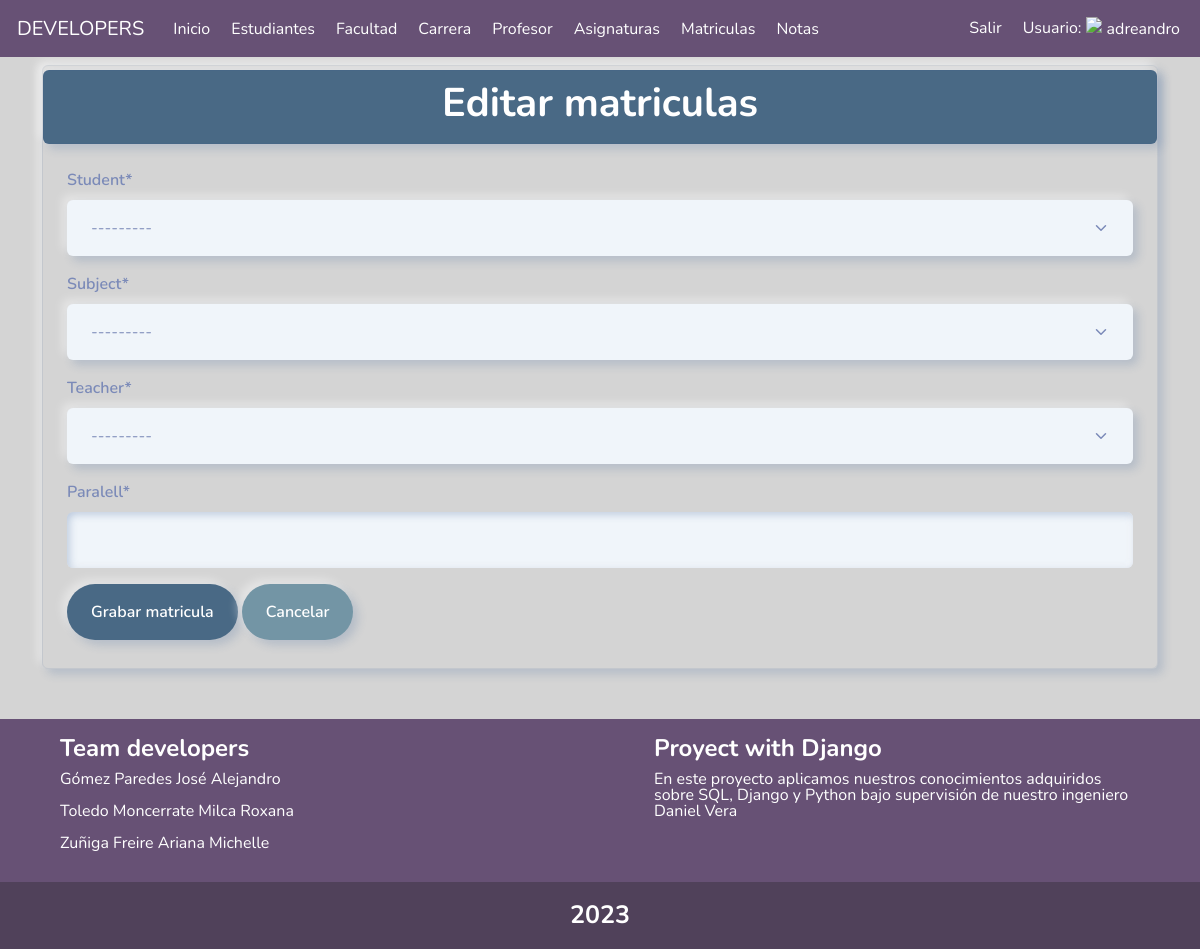
Before: /enroll/update/1/ (signed in) with the older database file.
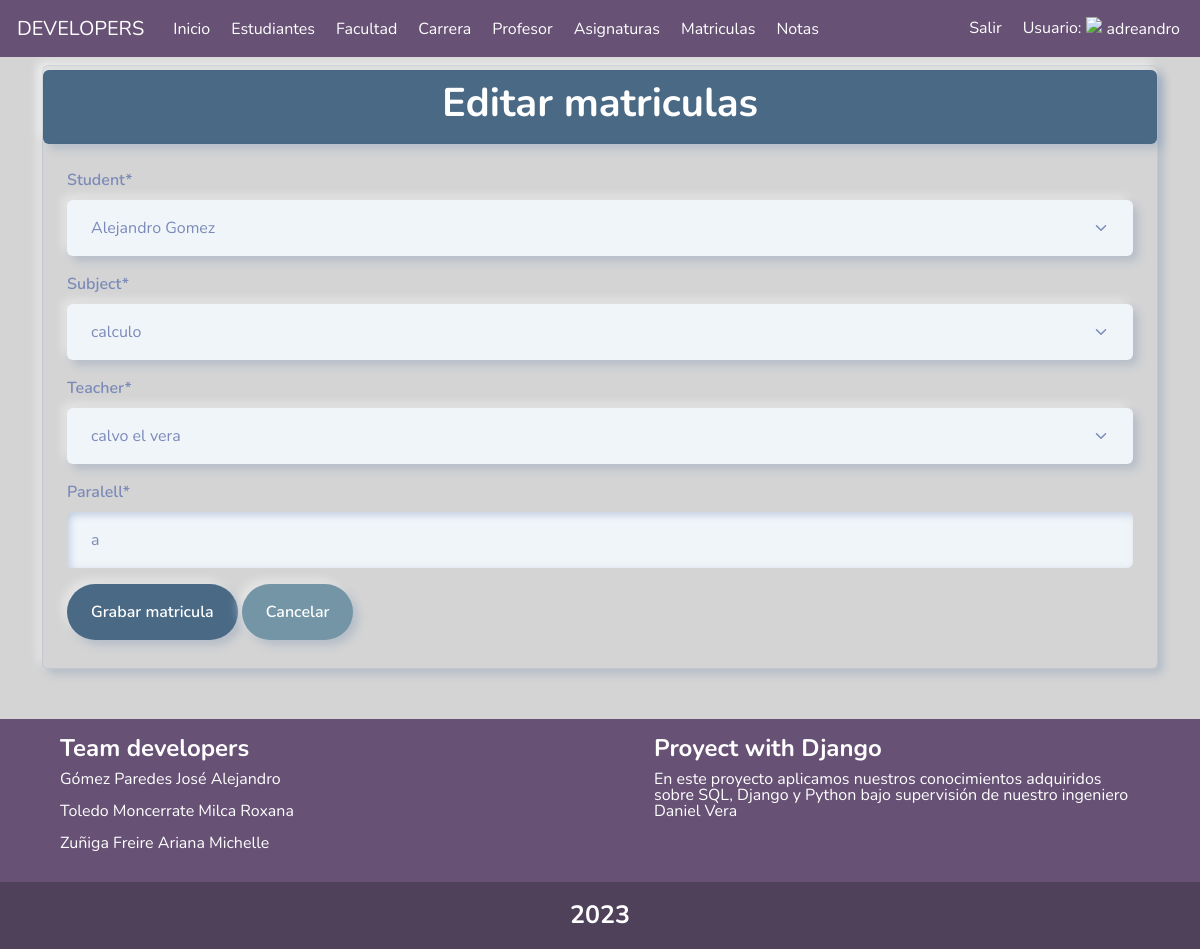
After: the same page with the newer database file.
### notas/models.py (models this page shows)
class enrollment(models.Model):
    student = models.ForeignKey(Student, on_delete=models.CASCADE)
    subject = models.ForeignKey(Subject, on_delete=models.CASCADE)
    teacher = models.ForeignKey(Teacher, on_delete=models.PROTECT)
    fecha = models.DateTimeField(auto_now_add=True)
    paralell = models.CharField(
        'paralell', max_length=20, blank=False, null=False)
    def __str__(self):
        return f"student: {self.student} / subject:{self.subject.name} / teacher:{self.teacher}"

### notas/enroll.py (the view, shortened to what this page needs)
@ login_required
def update_enroll(request, id):
    matricula = enrollment.objects.filter(id=id).first()
    form = None
    print(matricula)
    if request.method == "GET":
        form = Enrollform(instance=matricula)
        context = {'title': 'Editar matriculas',
                   'form': form, 'error': ''}
        return render(request, 'matricula/create_enroll.html', context)

### notas/forms.py
class Enrollform(ModelForm):
    class Meta:
        model = enrollment
        fields = ['student', 'subject', 'teacher', 'paralell']

### notas/models.py (called while the page is built)
    def __str__(self):
        return f"{self.name}"

    def __str__(self):
        return f"{self.firstname} {self.lastname}"

    def __str__(self):
        return f"{self.lastname} {self.firstname}"

### notas/templates/matricula/create_enroll.html (shortened to what this page needs)
{% extends "base.html" %}
{% load static %}
{% load crispy_forms_tags %}
{% block content%}
<div class="container">
    <div class="py-1 mt-2 border border-1 shadow rounded ">
        <div class="py-2 border border-1 shadow rounded text-center color">
            <h1 class="fw-bold text-white text-success">{{title}}</h1>
        </div>
        <form method="POST" class="m-4">
            {{form|crispy}}
            <button class="btn color text-white" type="submit">Grabar matricula</button>
            <a class="btn botones text-white" href="/enroll/">Cancelar</a>
        </form>
    </div>
</div>
{% endblock content %}

Changed rows visible on the page:
added enrollment: student "Alejandro Gomez", subject "calculo", teacher "calvo el vera", paralell "a"
Other visible differences:
form field student: "---------" → (not shown)
form field subject: "---------" → (not shown)
form field teacher: "---------" → (not shown)
